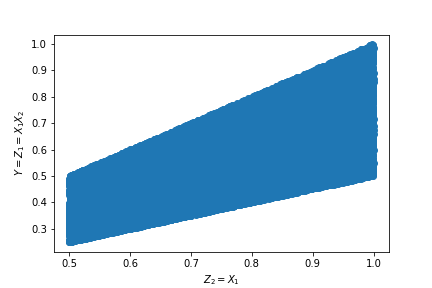

Generate this figure with Python:
# -*- coding: utf-8 -*-
"""
Created on Thu May 26 12:02:29 2022

@author: ryanw
"""
import numpy as np
import matplotlib.pyplot as plt

x1 = np.random.uniform(0, 1, 50000)
x2 = np.random.uniform(0, 1, 50000)

x1 = 2**(x1 - 1)
x2 = 2**(x2 - 1)

z1 = x1 * x2
z2 = x1

plt.scatter(z2, z1)
plt.ylabel("$Y = Z_1 = X_1 X_2$"); plt.xlabel("$Z_2 = X_1$")
plt.savefig("1aInverseTransform.png")